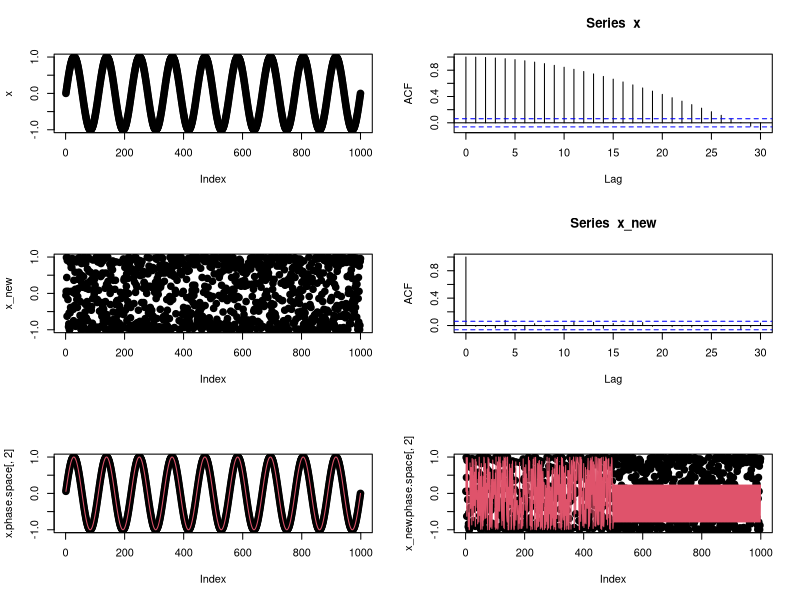
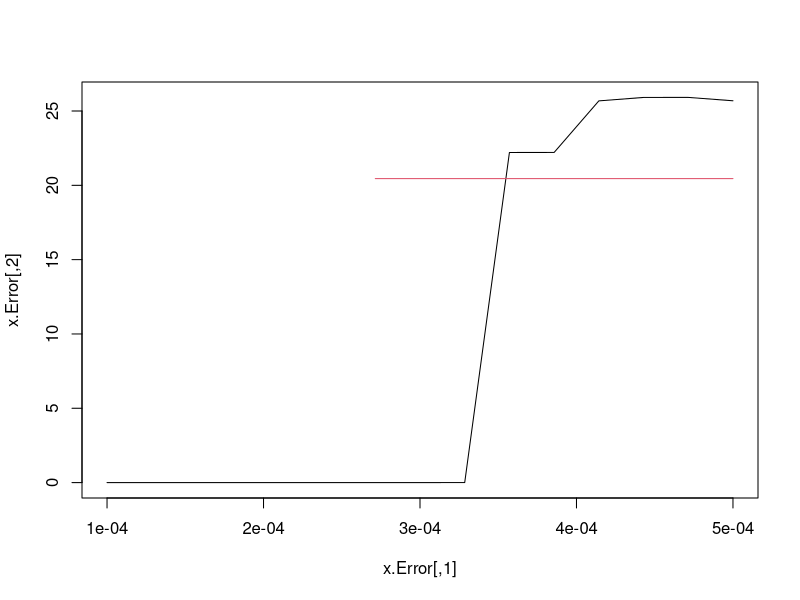

Recreate these plots in R, in order.

dwnn <- function(query, X, Y, sigma) {
	E = apply(X, 1, function(row) { sqrt(sum((row - query)^2)) })
	weight = exp(-E^2 / (2*sigma^2))
	return (weight %*% Y / sum(weight))
}

x = sin(2*pi*seq(0,9,len=1000))
x_new = sample(x)

par(mfrow=c(3,2))
plot(x,pch=20,cex=2)
acf(x)
plot(x_new,pch=20,cex=2)
acf(x_new)

x.phase.space = cbind(x[1:999], x[2:1000])
x_new.phase.space = cbind(x_new[1:999], x_new[2:1000])

x.buffer = x.phase.space[1:500,]
x_new.buffer = x_new.phase.space[1:500,]

sigma = 0.00025

# Modelagem e predição
for (i in (nrow(x.buffer)+1):nrow(x.phase.space)) {
	x = x.buffer[i-1,2:ncol(x.buffer)]
	y = dwnn(query=x, X=matrix(x.buffer[,1], ncol=1), 
	     	Y=matrix(x.buffer[,2], ncol=1), sigma=sigma)
	x.buffer = rbind(x.buffer, c(x, y))
}

for (i in (nrow(x_new.buffer)+1):nrow(x_new.phase.space)) {
	x = x_new.buffer[i-1,2:ncol(x_new.buffer)]
	y = dwnn(query=x, X=matrix(x_new.buffer[,1], ncol=1), 
	     	Y=matrix(x_new.buffer[,2], ncol=1), sigma=sigma)
	x_new.buffer = rbind(x_new.buffer, c(x, y))
}

plot(x.phase.space[,2],pch=20,cex=2)
lines(x.buffer[,2], col=2)

plot(x_new.phase.space[,2],pch=20,cex=2)
lines(x_new.buffer[,2], col=2)

x.Error = NULL
x_new.Error = NULL

for (sigma in seq(0.0001, 0.0005, length=15)) {

	print(sigma)
	x.buffer = x.phase.space[1:500,]
	x_new.buffer = x_new.phase.space[1:500,]

	for (i in (nrow(x.buffer)+1):nrow(x.phase.space)) {
		x = x.buffer[i-1,2:ncol(x.buffer)]
		y = dwnn(query=x, X=matrix(x.buffer[,1], ncol=1), 
			Y=matrix(x.buffer[,2], ncol=1), sigma=sigma)
		x.buffer = rbind(x.buffer, c(x, y))
	}

	Error = sqrt(sum((x.phase.space[501:nrow(x.phase.space),2] - x.buffer[501:nrow(x.phase.space),2])^2))
	x.Error = rbind(x.Error, c(sigma, Error))

	for (i in (nrow(x_new.buffer)+1):nrow(x_new.phase.space)) {
		x = x_new.buffer[i-1,2:ncol(x_new.buffer)]
		y = dwnn(query=x, X=matrix(x_new.buffer[,1], ncol=1), 
			Y=matrix(x_new.buffer[,2], ncol=1), sigma=sigma)
		x_new.buffer = rbind(x_new.buffer, c(x, y))
	}

	Error = sqrt(sum((x_new.phase.space[501:nrow(x_new.phase.space),2] - x_new.buffer[501:nrow(x_new.phase.space),2])^2))
	x_new.Error = rbind(x_new.Error, c(sigma, Error))
}

par(mfrow=c(1,1))
x.ids = which(!is.nan(x.Error[,2]))
x_new.ids = which(!is.nan(x_new.Error[,2]))
plot(x.Error, ylim=range(c(x.Error[x.ids,2], x_new.Error[x_new.ids,2])), t="l")
lines(x_new.Error, col=2)
